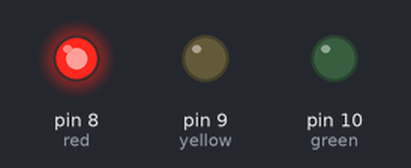
Simulated run of this sketch. Board: Arduino Uno, built with avr-gcc and run on an emulated ATmega328P. Shown: output pins drawn as LEDs (lit = HIGH).

Above: at 2.5 s.
At 9.0 s:
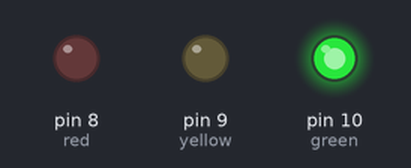
At 12.0 s:
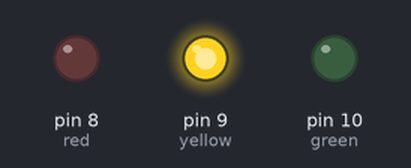
Timing chart, 0 to 16.9 s (numbered marks = the images above):
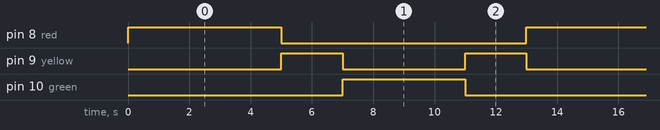

The sketch:

traffic_light.ino
```cpp
#define red     8
#define yellow  9
#define green   10


void setup() {
  pinMode(red,OUTPUT);
  pinMode(yellow,OUTPUT);
  pinMode(green,OUTPUT);
}

void loop() {
    digitalWrite(red,HIGH);
    delay(5000);
    digitalWrite(red,LOW);
    digitalWrite(yellow,HIGH);
    delay(2000);
    digitalWrite(yellow,LOW);
    digitalWrite(green,HIGH);
    delay(4000);
    digitalWrite(green,LOW);
    digitalWrite(yellow,HIGH);
    delay(2000);
    digitalWrite(yellow,LOW);
}
```

Measured:
- by itself, pin 8 (red): alternates HIGH for 5.0 s and LOW for 8.0 s
- by itself, pin 9 (yellow): repeats every 13.0 s: LOW 4.0 s, HIGH 2.0 s, LOW 5.0 s, HIGH 2.0 s
- by itself, pin 10 (green): alternates HIGH for 4.0 s and LOW for 9.0 s
